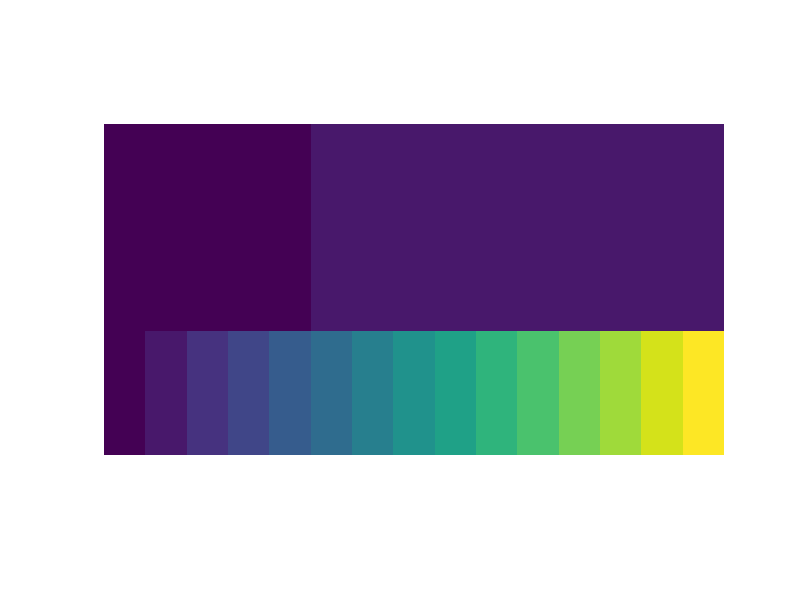

Write the MATLAB code that produced this figure. (Note: this script raises an error after producing the figure.)
clear
close all
clc

% A = [1 2 3 4;5 6 7 8;9 10 11 12];
% figure
% imagesc(A)
% axis equal off


%Question 1
sin(10)^2+cos(10)^2
sin(4096.5)^2+cos(4096.5)^2
sin(6)^2+cos(6)^2

%Question 2
Z1 = zeros(5, 5)
Z2 = ones(5, 10)
Z3 = [0:14;0:14;0:14]
Z = [Z1 Z2;Z3]
figure
imagesc(Z)
axis equal off

%Question 3
a = [ -2:6 ]
b = [ 12:-1:3 ]
c = [ 0:0.1:0.5 ]
d = [ 0.4:-0.6:-4 ]

%Question 4
A = [4:-1:2 ; 5:7 ; 8:10]
B = [9:-1:7 ; 1:3 ; 6:-1:4]
A*B
B*A
A = [9:-1:7 ; 1:3 ; 6:-1:4 ; 5:7 ; 8:10 ; 4:-1:2]
B = [5:9 ; 12:-1:8 ; 2:6]
C = [4:-1:1 ; 4:7 ; 8:11 ; 5:8 ; 2:5]
size(A)
size(B)
size(C)
A*B

%Question 5
im = rgb2gray(imread('peppers.png'));
size(im)
%remove around onion
im(163:477,:) = []
im(1:110,:) = []
im(:, 350:686) = []
im(:, 1:275) = []
imshow(im)
%add frame
k = 30
z = zeros(k+52+k, k+74+k)
z(k:52+k-1, k:74+k-1) = im;
%imshow(z)
imshow(uint8(z))

